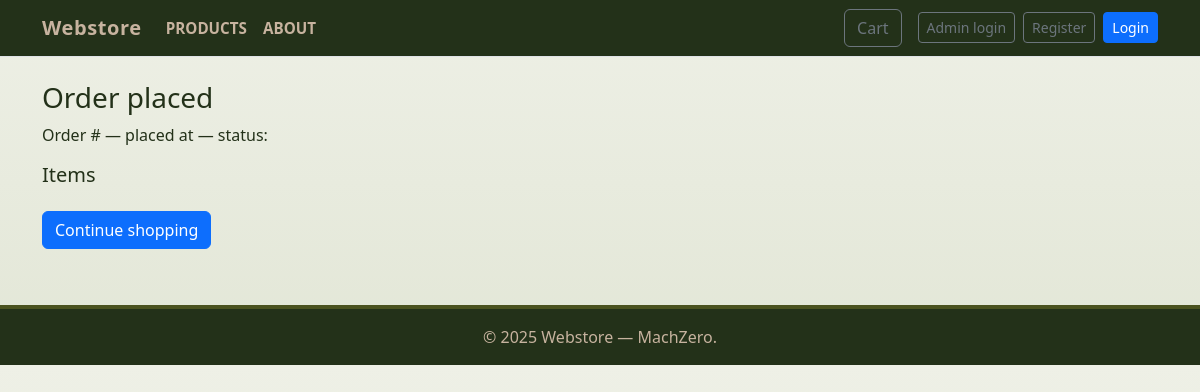
Page /order/success/2 on the earlier database version.
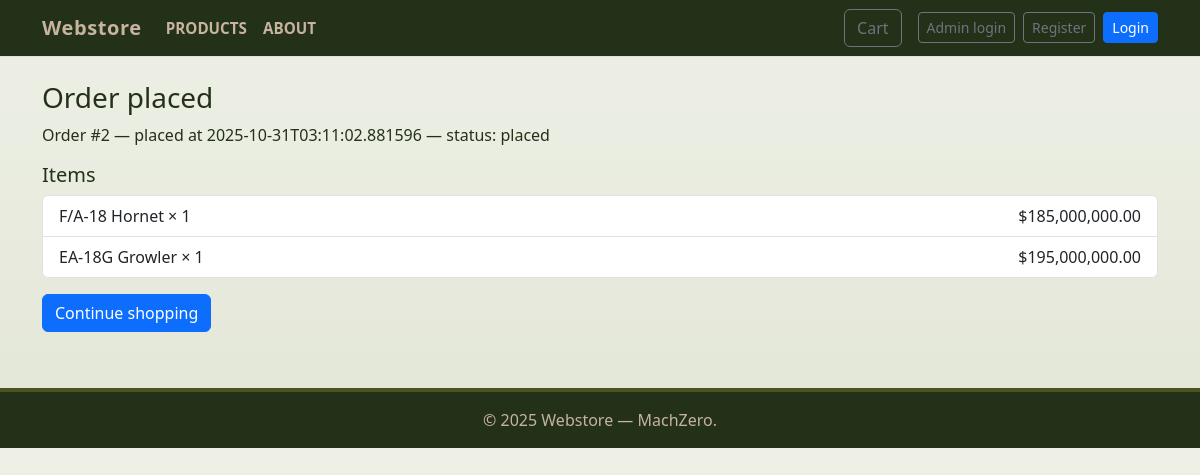
Same page on the later database version.
### tables this page shows
CREATE TABLE orders (
        id INTEGER PRIMARY KEY,
        customer_id INTEGER NOT NULL,
        total REAL NOT NULL,
        status TEXT NOT NULL,
        created_at TEXT NOT NULL, agency TEXT, authorized_officer TEXT, official_email TEXT, position_clearance TEXT, contact_number TEXT, po_number TEXT, contract_reference TEXT, funding_source TEXT, auth_doc TEXT, vendor_id TEXT, end_user_cert TEXT, export_license_status TEXT, delivery_location TEXT, required_delivery_date TEXT, payment_method TEXT, declaration_agreed INTEGER, digital_signature TEXT,
        FOREIGN KEY(customer_id) REFERENCES customers(id) ON DELETE CASCADE
    );

CREATE TABLE order_items (
        id INTEGER PRIMARY KEY,
        order_id INTEGER NOT NULL,
        product_id INTEGER NOT NULL,
        quantity INTEGER NOT NULL,
        unit_price REAL NOT NULL,
        FOREIGN KEY(order_id) REFERENCES orders(id) ON DELETE CASCADE,
        FOREIGN KEY(product_id) REFERENCES products(id) ON DELETE RESTRICT
    );

CREATE TABLE products (
        id INTEGER PRIMARY KEY,
        sku TEXT UNIQUE NOT NULL,
        name TEXT NOT NULL,
        description TEXT,
        price REAL NOT NULL,
        image TEXT,
        created_at TEXT NOT NULL
    , stock INTEGER NOT NULL DEFAULT 0);

### app.py (the view)
@app.route("/order/success/<int:order_id>")
def order_success(order_id):
    db = get_db()
    order = db.execute("SELECT o.id, o.total, o.status, o.created_at, c.name, c.email FROM orders o LEFT JOIN customers c ON o.customer_id = c.id WHERE o.id = ?", (order_id,)).fetchone()
    items = db.execute("SELECT oi.quantity, oi.unit_price, p.name FROM order_items oi JOIN products p ON oi.product_id = p.id WHERE oi.order_id = ?", (order_id,)).fetchall()
    return render_template("order_success.html", order=order, items=items)

### app.py (called while the page is built, shortened)
def get_db():
    if 'db' not in g:
        conn = sqlite3.connect(DB_PATH)
        conn.row_factory = sqlite3.Row
        conn.execute("PRAGMA foreign_keys = ON;")
        g.db = conn
    return g.db

@app.context_processor
def inject_cart_count():
    cart = session.get("cart", {}) if session is not None else {}
    try:
        count = sum(int(v) for v in cart.values()) if cart else 0
    except Exception:
        count = 0
    return {"cart_count": count}

@app.before_request
def enforce_session_timeout():
    if request.path.startswith(("/static", "/sw.js", "/favicon.ico", "/admin/debug", "/admin/uploads")):
        return
    now_ts = datetime.now(timezone.utc).timestamp()
    last = session.get("last_active")
    timeout_secs = SESSION_TIMEOUT_MINUTES * 60
    created = session.get("created_at")
    if session.get("customer_id") or session.get("is_admin"):
        session["last_active"] = now_ts
        if "created_at" not in session:
            session["created_at"] = now_ts

### templates/order_success.html (shortened to what this page needs)
<!doctype html>
<html lang="en">
<head>
  <link href="https://cdn.jsdelivr.net/npm/bootstrap@5.3.0/dist/css/bootstrap.min.css" rel="stylesheet">
  <link rel="stylesheet" href="{{ url_for('static', filename='css/styles.css') }}">
</head>
<body>
  {% include 'navbar.html' %}
  <div class="container py-4">
    <h3>Order placed</h3>
    <p>Order #{{ order.id }} — placed at {{ order.created_at }} — status: {{ order.status }}</p>
    <h5>Items</h5>
    <ul class="list-group mb-3">
      {% for it in items %}
      <li class="list-group-item d-flex justify-content-between">
        <div>{{ it["name"] }} × {{ it["quantity"] }}</div>
        <div>${{ "{:,.2f}".format(it["unit_price"] * it["quantity"]) }}</div>
      </li>
      {% endfor %}
    </ul>
    <a href="{{ url_for('products') }}" class="btn btn-primary">Continue shopping</a>
  </div>
</body>
<footer>
  <div class="container">
    &copy; {{ 2025 }} Webstore — MachZero.
  </div>
</footer>
</html>

Differences in the rows shown:
added orders: id "2", created_at "2025-10-31T03:11:02.881596", status "placed"
added order_items: name "F/A-18 Hornet", quantity "1", it['unit_price']*it['quantity'] "185,000,000.00"
added order_items: name "EA-18G Growler", quantity "1", it['unit_price']*it['quantity'] "195,000,000.00"
